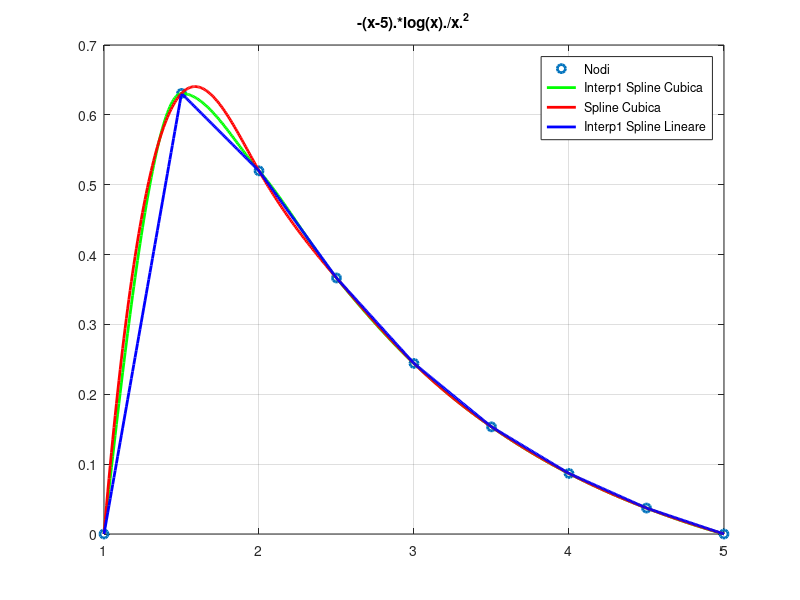
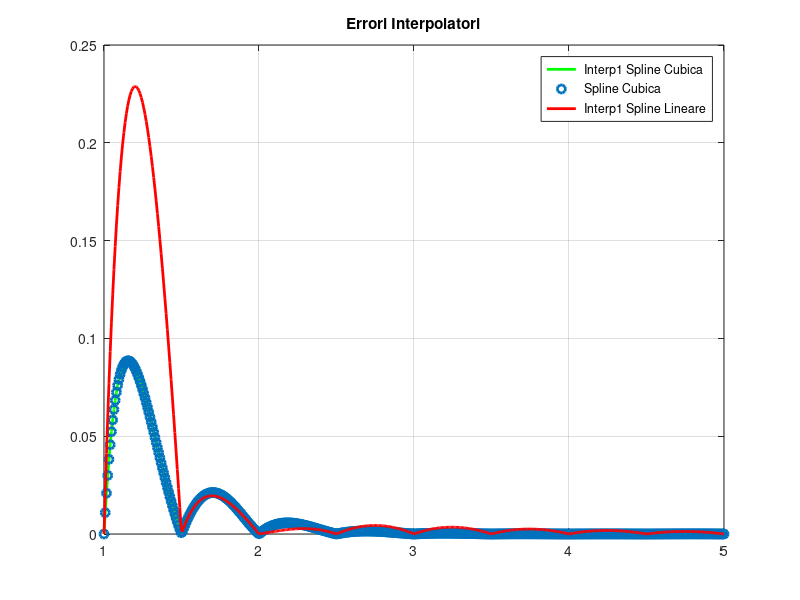

These figures' MATLAB source, in order:

f = inline("-(x-5).*log(x)./x.^2");
x = 1:0.5:5;
y = f(x);


xx = linspace(1,5,500);

% comando interp1 per interpolazione a tratti lineare

yyl = interp1(x,y,xx,'linear'); 

% comando interp1 per interpolazione a tratti cubica


yyi = interp1(x,y,xx,'cubic');


% comando spline per interpolazione a tratti

pps = spline(x,y);
yys = ppval(pps,xx);


% plotting

plot(x,y,'linewidth',2,'o',xx,yyi,'linewidth',2,'g',xx,yys,'linewidth',2,'r',xx,yyl,'linewidth',2,'b');
legend(" Nodi ", " Interp1 Spline Cubica ", " Spline Cubica ", " Interp1 Spline Lineare");
title("-(x-5).*log(x)./x.^2")
grid on

% Errori
% Valori della funzione nei punti xx

yyreal = f(xx);

% confrontiamo i valori della funzione con quelli approssimati

err_interp_lineare = abs(yyreal-yyl);
err_interp_cubica  = abs(yyreal-yys);
err_interp_spline  = abs(yyreal-yys);


figure 2 

plot(xx,err_interp_cubica,'linewidth',2,'g',xx,err_interp_spline,'linewidth',2,'o',xx,err_interp_lineare,'linewidth',2,'r');
legend(" Interp1 Spline Cubica ", " Spline Cubica ", " Interp1 Spline Lineare");
grid on
title("Errori Interpolatori");

% La migliore funzione interpolante risulta essere, all'analisi degli errori, la spline cubica.
%  Gli errori della spline cubica calcolati con la funzione spline e quelli calcolati con la funzione
%  interpl(xx,yy,'spline') risultano essere praticamente sovrapposti nel grafico, possiamo concludere quindi che siano
%  entrambi metodi appropriati per il calcolo della funzione interpolante 
 

